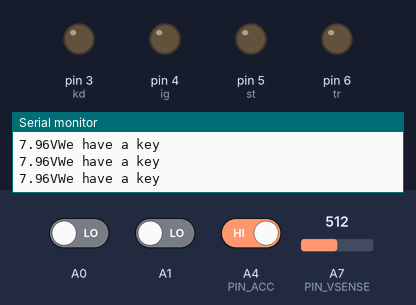
Recording of a sketch running on a simulated Arduino Nano, built with avr-gcc and run on an emulated ATmega328P. On the bench: output pins drawn as LEDs (lit = HIGH), the last lines printed to the serial monitor. The test bench sets the inputs (shaded band); at power-on: A1 LOW, A0 LOW, A4 (PIN_ACC) HIGH, A7 (PIN_VSENSE) = 512.

Above: at 1.3 s.
1.4 s: A1 driven HIGH
At 2.4 s:
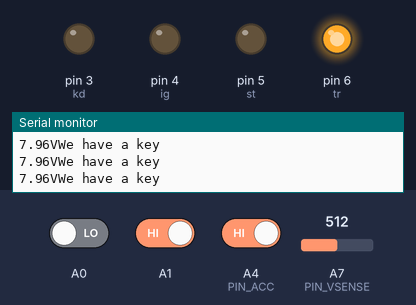
3.0 s: A0 driven HIGH
6.0 s: A4 (PIN_ACC) driven LOW
At 7.2 s:
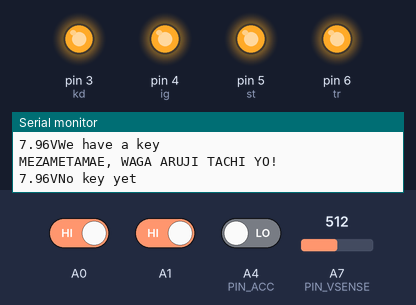
8.2 s: A1 driven LOW
At 9.4 s:
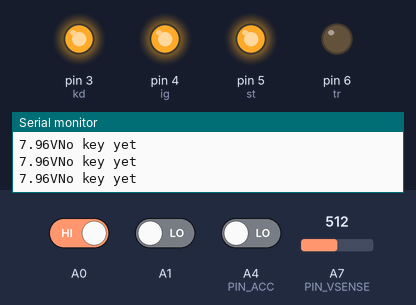
11.2 s: A1 driven HIGH
At 12.4 s:
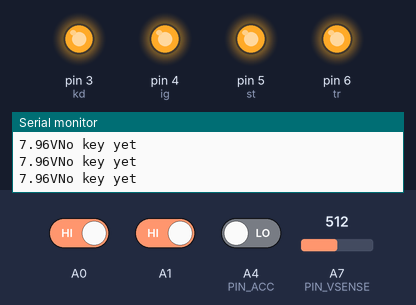
14.2 s: A7 (PIN_VSENSE) set to 531
16.0 s: A7 (PIN_VSENSE) set to 560
Timing chart, 0 to 20.0 s (numbered marks = the images above; inputs shaded):
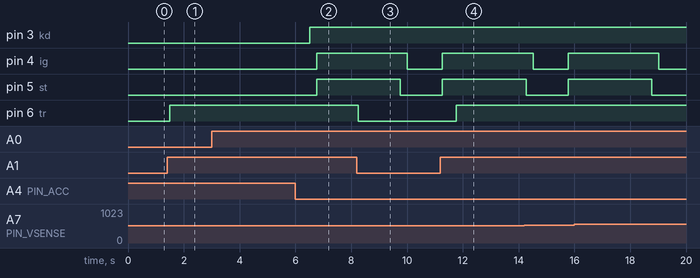

The sketch:

sketch_dec14a.ino
```cpp
/*
 * NOORQUACKER INDUSTRIES SEEECRET CODE
 * OBAMIUM VERSION 0.0.4
 * OBAMA CAR REMOTE START ARDUINO CODE
 */

#define NONE 0
#define STARTING 1
#define ACTIVE 2
#define PIN_ACC A4
#define PIN_VSENSE A7
//#define ACTIVE_THRESHOLD 870           //Obamacar spec says digitalRead(A0) = 64.34 * A0 = (5.003/1023) * 10K/(10K+22K) * Vin, so do whatever
#define A0_FACTOR 64.34               //Only for A0
int startstate = NONE;
float battvolt = 0;
unsigned long first_time = 0;
float minvolt = 0;
float initvolt = 0;
bool a = false;

void setup() {
  Serial.begin(115200);
  /*
  pinMode(A6, INPUT);
  pinMode(A1, INPUT);
  pinMode(A2, INPUT);
  pinMode(13, INPUT);
  pinMode(12, OUTPUT);
  pinMode(10, OUTPUT);
  pinMode(2, OUTPUT);
  pinMode(3, OUTPUT);
  */
  pinMode(2, INPUT); //am1 but not analog
  pinMode(A7, INPUT); //am1
  pinMode(A0, INPUT); //d
  pinMode(A1, INPUT); //c
  pinMode(A2, INPUT); //b
  pinMode(A3, INPUT); //a
  pinMode(3, OUTPUT); //kd
  pinMode(4, OUTPUT); //ig
  pinMode(5, OUTPUT); //st
  pinMode(6, OUTPUT); //tr
  pinMode(PIN_ACC, INPUT);
  pinMode(PIN_VSENSE, INPUT);
}

void loop() {
  //trunk, the very first completed function in obamamium & obamacar
  /*if(digitalRead(A1) == HIGH) {
    Serial.println("Trunk!");
    digitalWrite(6, HIGH);
  }
  else {
    digitalWrite(6, LOW);
  }*/
  digitalWrite(6, digitalRead(A1));
  //remote start beta
  if(digitalRead(A0) == HIGH && startstate == NONE) {
    delay(500);
    if(digitalRead(A0) == HIGH && digitalRead(PIN_ACC) == LOW) {
      startstate = STARTING;
      Serial.println("MEZAMETAMAE, WAGA ARUJI TACHI YO!");
      minvolt = analogRead(PIN_VSENSE); //get a baseline voltage reading
      initvolt = minvolt;
      digitalWrite(3, HIGH);
      delay(250);
      digitalWrite(4, HIGH);
      first_time = millis();
    }
    else if(digitalRead(PIN_ACC) == HIGH) {
      Serial.println("I AM NOT STARTING THE CAR WHILE IT IS ON");
      startstate = NONE;
    }
  }
  else if(startstate == NONE) {
    digitalWrite(3, LOW);
    digitalWrite(4, LOW);
    digitalWrite(5, LOW);
  }
  if(startstate == ACTIVE) {
    if(digitalRead(PIN_ACC) == HIGH) {
      Serial.println("Key detected.");
      delay(1000);
      Serial.println("Revoking all control!");
      startstate = NONE;
    }
    else {
      Serial.println("Waiting for key...");
      digitalWrite(3, HIGH);
      digitalWrite(4, HIGH);
      digitalWrite(5, LOW);
    }
  }
  else if(startstate == STARTING) {
    int volt = analogRead(PIN_VSENSE);
    if(volt >= minvolt + A0_FACTOR*0.5) {
      startstate = ACTIVE;
      delay(500);
      digitalWrite(5, LOW);
    }
    else {
      if(volt < minvolt) {
        minvolt = volt;
      }
      if(millis() - first_time >= 2950) {
        Serial.println("Failed to start. Verifying...");
        digitalWrite(5, LOW); //NO DONT TURN IGNITION OFF BEFORE THE FRIGGIN START ARE YOU STUPID ME //Turn ignition off first, otherwise obamacar gets confused and won't retract the steering wheel
        delay(250);
        if(analogRead(PIN_VSENSE) > A0_FACTOR*0.5 + initvolt) { //usually obamacar will be 14V when on, but will never have a higher voltage after any start because thats how batteries work baka
          Serial.println("FRICK YEAH IT WORKED");
          startstate = ACTIVE;
        }
        else{
          startstate = NONE; //Failed to start
          Serial.println("Failed :(");
          digitalWrite(4, LOW); //Turn ignition off AFTER turning start off, otherwise obamacar won't retract steering wheel
        }
      }
      else {
        digitalWrite(5, HIGH);
      }
    }
  }
  Serial.print((float)analogRead(PIN_VSENSE)/A0_FACTOR);
  Serial.print("V");
  if(digitalRead(PIN_ACC) == HIGH) {
    Serial.println("We have a key");
  }
  else {
    Serial.println("No key yet");
  }
  digitalWrite(LED_BUILTIN, a ? HIGH : LOW);
  a = !a;
  delay(500); //can't freak out the pins
}
```

Measured:
- after the input at 1.4 s, pin 6 (tr): LOW → HIGH after 0.10 s
- after the input at 6.0 s, pin 3 (kd): LOW → HIGH after 0.51 s; pin 4 (ig), pin 5 (st): LOW → HIGH after 0.76 s
- after the input at 8.2 s, pin 6 (tr): HIGH → LOW after 0.06 s
- after the input at 11.2 s, pin 6 (tr): LOW → HIGH after 0.57 s
